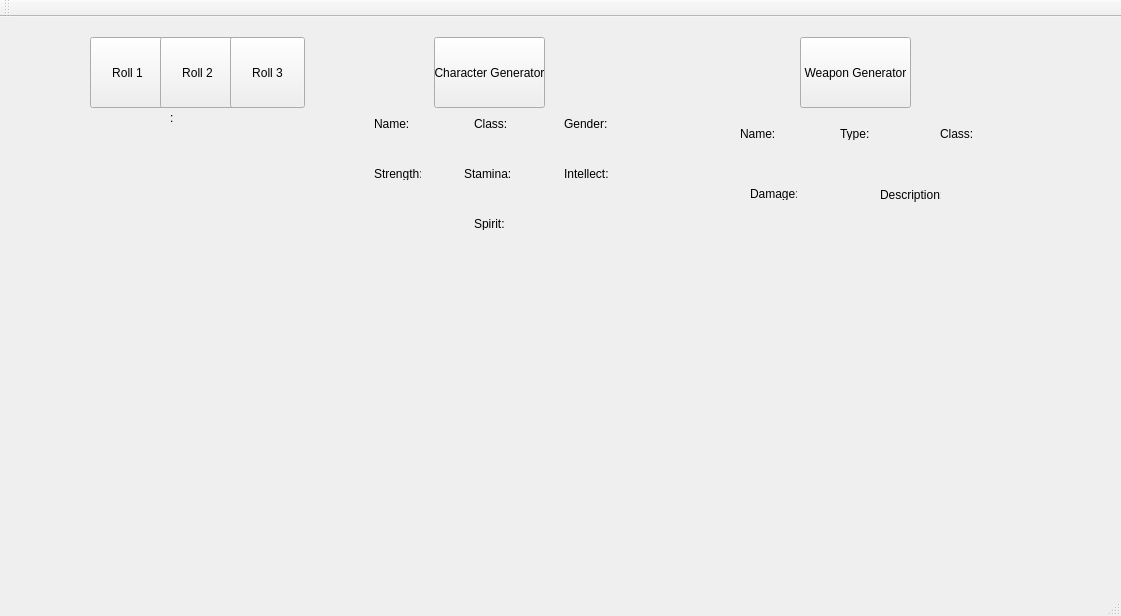
<?xml version="1.0" encoding="UTF-8"?>
<ui version="4.0">
 <class>MainWindow</class>
 <widget class="QMainWindow" name="MainWindow">
  <property name="geometry">
   <rect>
    <x>0</x>
    <y>0</y>
    <width>1121</width>
    <height>616</height>
   </rect>
  </property>
  <property name="windowTitle">
   <string>MainWindow</string>
  </property>
  <widget class="QWidget" name="centralWidget">
   <widget class="QPushButton" name="roll1">
    <property name="geometry">
     <rect>
      <x>90</x>
      <y>20</y>
      <width>75</width>
      <height>71</height>
     </rect>
    </property>
    <property name="text">
     <string>Roll 1</string>
    </property>
   </widget>
   <widget class="QPushButton" name="roll2">
    <property name="geometry">
     <rect>
      <x>160</x>
      <y>20</y>
      <width>75</width>
      <height>71</height>
     </rect>
    </property>
    <property name="text">
     <string>Roll 2</string>
    </property>
   </widget>
   <widget class="QPushButton" name="roll3">
    <property name="geometry">
     <rect>
      <x>230</x>
      <y>20</y>
      <width>75</width>
      <height>71</height>
     </rect>
    </property>
    <property name="text">
     <string>Roll 3</string>
    </property>
   </widget>
   <widget class="QLabel" name="rTotalLabel">
    <property name="geometry">
     <rect>
      <x>170</x>
      <y>80</y>
      <width>47</width>
      <height>41</height>
     </rect>
    </property>
    <property name="text">
     <string>: </string>
    </property>
   </widget>
   <widget class="QPushButton" name="charGen">
    <property name="geometry">
     <rect>
      <x>434</x>
      <y>20</y>
      <width>111</width>
      <height>71</height>
     </rect>
    </property>
    <property name="text">
     <string>Character Generator</string>
    </property>
   </widget>
   <widget class="QLabel" name="label">
    <property name="geometry">
     <rect>
      <x>374</x>
      <y>100</y>
      <width>47</width>
      <height>13</height>
     </rect>
    </property>
    <property name="text">
     <string>Name:</string>
    </property>
   </widget>
   <widget class="QLabel" name="label_2">
    <property name="geometry">
     <rect>
      <x>474</x>
      <y>100</y>
      <width>47</width>
      <height>13</height>
     </rect>
    </property>
    <property name="text">
     <string>Class:</string>
    </property>
   </widget>
   <widget class="QLabel" name="label_3">
    <property name="geometry">
     <rect>
      <x>564</x>
      <y>100</y>
      <width>47</width>
      <height>13</height>
     </rect>
    </property>
    <property name="text">
     <string>Gender:</string>
    </property>
   </widget>
   <widget class="QLabel" name="nameLabel">
    <property name="geometry">
     <rect>
      <x>354</x>
      <y>120</y>
      <width>81</width>
      <height>20</height>
     </rect>
    </property>
    <property name="text">
     <string/>
    </property>
   </widget>
   <widget class="QLabel" name="classLabel">
    <property name="geometry">
     <rect>
      <x>474</x>
      <y>120</y>
      <width>81</width>
      <height>16</height>
     </rect>
    </property>
    <property name="text">
     <string/>
    </property>
   </widget>
   <widget class="QLabel" name="genderLabel">
    <property name="geometry">
     <rect>
      <x>564</x>
      <y>120</y>
      <width>61</width>
      <height>16</height>
     </rect>
    </property>
    <property name="text">
     <string/>
    </property>
   </widget>
   <widget class="QLabel" name="label_4">
    <property name="geometry">
     <rect>
      <x>374</x>
      <y>150</y>
      <width>47</width>
      <height>13</height>
     </rect>
    </property>
    <property name="text">
     <string>Strength:</string>
    </property>
   </widget>
   <widget class="QLabel" name="label_5">
    <property name="geometry">
     <rect>
      <x>464</x>
      <y>150</y>
      <width>47</width>
      <height>13</height>
     </rect>
    </property>
    <property name="text">
     <string>Stamina:</string>
    </property>
   </widget>
   <widget class="QLabel" name="label_6">
    <property name="geometry">
     <rect>
      <x>564</x>
      <y>150</y>
      <width>47</width>
      <height>13</height>
     </rect>
    </property>
    <property name="text">
     <string>Intellect:</string>
    </property>
   </widget>
   <widget class="QLabel" name="label_7">
    <property name="geometry">
     <rect>
      <x>474</x>
      <y>200</y>
      <width>47</width>
      <height>13</height>
     </rect>
    </property>
    <property name="text">
     <string>Spirit:</string>
    </property>
   </widget>
   <widget class="QLabel" name="strLabel">
    <property name="geometry">
     <rect>
      <x>394</x>
      <y>170</y>
      <width>21</width>
      <height>16</height>
     </rect>
    </property>
    <property name="text">
     <string/>
    </property>
   </widget>
   <widget class="QLabel" name="staLabel">
    <property name="geometry">
     <rect>
      <x>484</x>
      <y>170</y>
      <width>20</width>
      <height>20</height>
     </rect>
    </property>
    <property name="text">
     <string/>
    </property>
   </widget>
   <widget class="QLabel" name="intLabel">
    <property name="geometry">
     <rect>
      <x>574</x>
      <y>170</y>
      <width>20</width>
      <height>20</height>
     </rect>
    </property>
    <property name="text">
     <string/>
    </property>
   </widget>
   <widget class="QLabel" name="spirLabel">
    <property name="geometry">
     <rect>
      <x>484</x>
      <y>220</y>
      <width>20</width>
      <height>20</height>
     </rect>
    </property>
    <property name="text">
     <string/>
    </property>
   </widget>
   <widget class="QLabel" name="charPix">
    <property name="geometry">
     <rect>
      <x>400</x>
      <y>240</y>
      <width>211</width>
      <height>181</height>
     </rect>
    </property>
    <property name="text">
     <string/>
    </property>
   </widget>
   <widget class="QPushButton" name="wepGen">
    <property name="geometry">
     <rect>
      <x>800</x>
      <y>20</y>
      <width>111</width>
      <height>71</height>
     </rect>
    </property>
    <property name="text">
     <string>Weapon Generator</string>
    </property>
   </widget>
   <widget class="QLabel" name="label_8">
    <property name="geometry">
     <rect>
      <x>740</x>
      <y>110</y>
      <width>47</width>
      <height>13</height>
     </rect>
    </property>
    <property name="text">
     <string>Name:</string>
    </property>
   </widget>
   <widget class="QLabel" name="label_9">
    <property name="geometry">
     <rect>
      <x>840</x>
      <y>110</y>
      <width>47</width>
      <height>13</height>
     </rect>
    </property>
    <property name="text">
     <string>Type:</string>
    </property>
   </widget>
   <widget class="QLabel" name="label_10">
    <property name="geometry">
     <rect>
      <x>940</x>
      <y>110</y>
      <width>47</width>
      <height>13</height>
     </rect>
    </property>
    <property name="text">
     <string>Class:</string>
    </property>
   </widget>
   <widget class="QLabel" name="wepNLabel">
    <property name="geometry">
     <rect>
      <x>710</x>
      <y>140</y>
      <width>101</width>
      <height>16</height>
     </rect>
    </property>
    <property name="text">
     <string/>
    </property>
   </widget>
   <widget class="QLabel" name="wepTLabel">
    <property name="geometry">
     <rect>
      <x>830</x>
      <y>140</y>
      <width>81</width>
      <height>16</height>
     </rect>
    </property>
    <property name="text">
     <string/>
    </property>
   </widget>
   <widget class="QLabel" name="wepCLabel">
    <property name="geometry">
     <rect>
      <x>940</x>
      <y>140</y>
      <width>61</width>
      <height>16</height>
     </rect>
    </property>
    <property name="text">
     <string/>
    </property>
   </widget>
   <widget class="QLabel" name="label_14">
    <property name="geometry">
     <rect>
      <x>750</x>
      <y>170</y>
      <width>47</width>
      <height>13</height>
     </rect>
    </property>
    <property name="text">
     <string>Damage:</string>
    </property>
   </widget>
   <widget class="QLabel" name="label_15">
    <property name="geometry">
     <rect>
      <x>880</x>
      <y>170</y>
      <width>61</width>
      <height>16</height>
     </rect>
    </property>
    <property name="text">
     <string>Description:</string>
    </property>
   </widget>
   <widget class="QLabel" name="dmgLabel">
    <property name="geometry">
     <rect>
      <x>740</x>
      <y>200</y>
      <width>81</width>
      <height>20</height>
     </rect>
    </property>
    <property name="text">
     <string/>
    </property>
   </widget>
   <widget class="QLabel" name="descripLabel">
    <property name="geometry">
     <rect>
      <x>860</x>
      <y>200</y>
      <width>141</width>
      <height>16</height>
     </rect>
    </property>
    <property name="text">
     <string/>
    </property>
   </widget>
   <widget class="QLabel" name="wepPix">
    <property name="geometry">
     <rect>
      <x>810</x>
      <y>240</y>
      <width>211</width>
      <height>161</height>
     </rect>
    </property>
    <property name="text">
     <string/>
    </property>
   </widget>
  </widget>
  <widget class="QMenuBar" name="menuBar">
   <property name="geometry">
    <rect>
     <x>0</x>
     <y>0</y>
     <width>1121</width>
     <height>21</height>
    </rect>
   </property>
  </widget>
  <widget class="QToolBar" name="mainToolBar">
   <attribute name="toolBarArea">
    <enum>TopToolBarArea</enum>
   </attribute>
   <attribute name="toolBarBreak">
    <bool>false</bool>
   </attribute>
  </widget>
  <widget class="QStatusBar" name="statusBar"/>
 </widget>
 <layoutdefault spacing="6" margin="11"/>
 <resources/>
 <connections/>
</ui>
